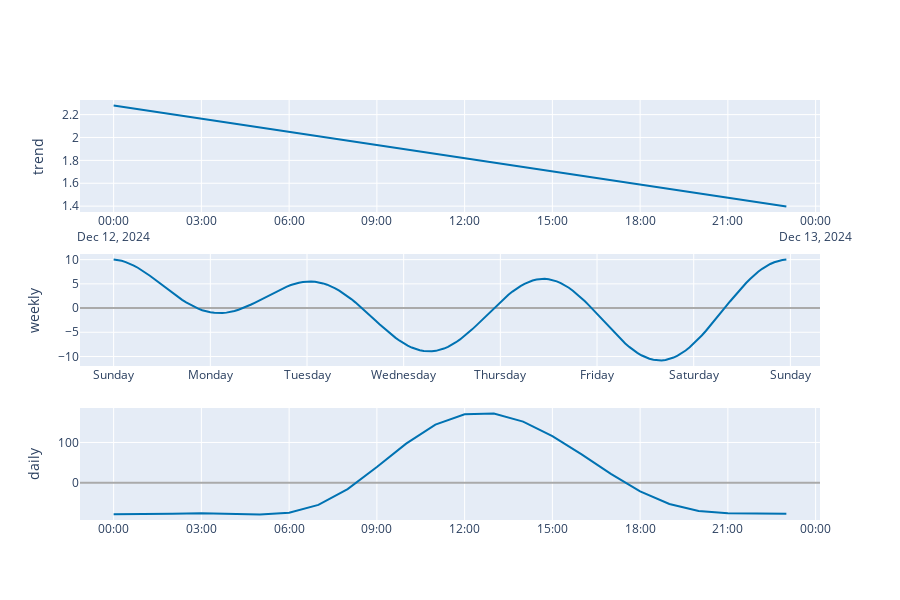

Notebook source saved alongside this figure:
### Code cell
plot_components_plotly(model, forecast_for_12_12)

### Figure 1 — Plotly figure (JSON) as saved in the notebook; plotly's stock layout.template omitted (floating-point values rounded to 4 significant figures; data arrays with more than 128 entries replaced by an {"elided": "..."} marker saying what was removed)
{"data": [{"line": {"color": "#0072B2", "width": 2}, "mode": "lines", "name": "trend", "type": "scatter", "x": ["2024-12-12T00:00:00", "2024-12-12T01:00:00", "2024-12-12T02:00:00", "2024-12-12T03:00:00", "2024-12-12T04:00:00", "2024-12-12T05:00:00", "2024-12-12T06:00:00", "2024-12-12T07:00:00", "2024-12-12T08:00:00", "2024-12-12T09:00:00", "2024-12-12T10:00:00", "2024-12-12T11:00:00", "2024-12-12T12:00:00", "2024-12-12T13:00:00", "2024-12-12T14:00:00", "2024-12-12T15:00:00", "2024-12-12T16:00:00", "2024-12-12T17:00:00", "2024-12-12T18:00:00", "2024-12-12T19:00:00", "2024-12-12T20:00:00", "2024-12-12T21:00:00", "2024-12-12T22:00:00", "2024-12-12T23:00:00"], "xaxis": "x", "y": [2.279, 2.24, 2.202, 2.164, 2.125, 2.087, 2.049, 2.011, 1.972, 1.934, 1.896, 1.857, 1.819, 1.781, 1.742, 1.704, 1.666, 1.627, 1.589, 1.551, 1.513, 1.474, 1.436, 1.398], "yaxis": "y"}, {"line": {"color": "#0072B2", "width": 2}, "mode": "lines", "name": "weekly", "type": "scatter", "x": {"elided": "168 str values"}, "xaxis": "x2", "y": {"elided": "168 float values"}, "yaxis": "y2"}, {"line": {"color": "#0072B2", "width": 2}, "mode": "lines", "name": "daily", "type": "scatter", "x": ["2017-01-01T00:00:00", "2017-01-01T01:00:00", "2017-01-01T02:00:00", "2017-01-01T03:00:00", "2017-01-01T04:00:00", "2017-01-01T05:00:00", "2017-01-01T06:00:00", "2017-01-01T07:00:00", "2017-01-01T08:00:00", "2017-01-01T09:00:00", "2017-01-01T10:00:00", "2017-01-01T11:00:00", "2017-01-01T12:00:00", "2017-01-01T13:00:00", "2017-01-01T14:00:00", "2017-01-01T15:00:00", "2017-01-01T16:00:00", "2017-01-01T17:00:00", "2017-01-01T18:00:00", "2017-01-01T19:00:00", "2017-01-01T20:00:00", "2017-01-01T21:00:00", "2017-01-01T22:00:00", "2017-01-01T23:00:00"], "xaxis": "x3", "y": [-77.88, -78.22, -76.96, -75.74, -76.73, -78.5, -74.26, -54.98, -15.86, 38.95, 97.17, 144.3, 170.1, 171.7, 151.8, 116.0, 70.34, 21.94, -21.31, -52.75, -69.95, -75.84, -76.49, -76.79], "yaxis": "y3"}], "layout": {"height": 600, "showlegend": false, "width": 900, "xaxis": {"anchor": "y", "domain": [0, 1], "range": ["2024-12-11T22:51:00", "2024-12-13T00:09:00"], "type": "date"}, "xaxis2": {"anchor": "y2", "domain": [0, 1], "range": ["2016-12-31T15:39:00", "2017-01-08T07:21:00"], "tickformat": "%A", "type": "date"}, "xaxis3": {"anchor": "y3", "domain": [0, 1], "range": ["2016-12-31T22:51:00", "2017-01-02T00:09:00"], "tickformat": "%H:%M", "type": "date"}, "yaxis": {"anchor": "x", "domain": [0.7333, 1], "rangemode": "normal", "title": {"text": "trend"}, "zerolinecolor": "#AAA"}, "yaxis2": {"anchor": "x2", "domain": [0.3667, 0.6333], "title": {"text": "weekly"}, "zerolinecolor": "#AAA"}, "yaxis3": {"anchor": "x3", "domain": [0, 0.2667], "title": {"text": "daily"}, "zerolinecolor": "#AAA"}}}
